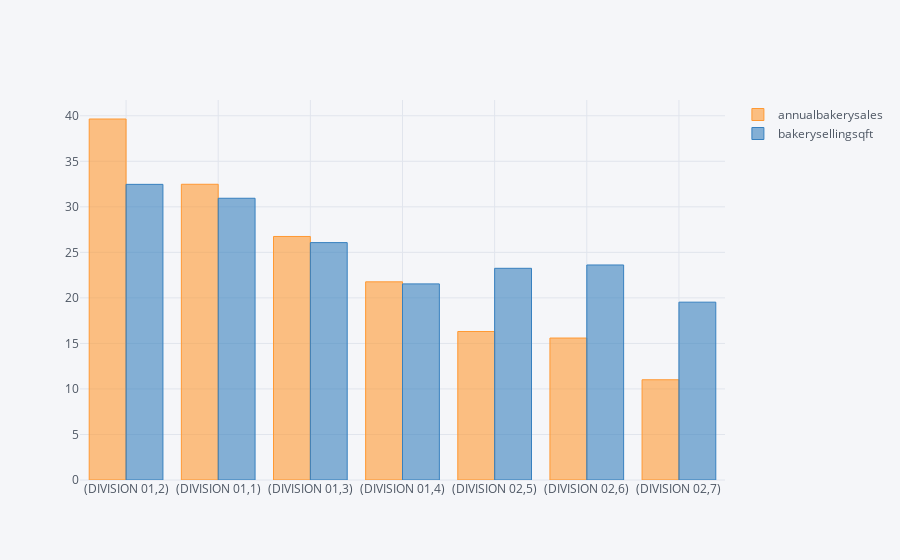

Here is the notebook cell this chart was saved with:
### Code cell
# What impact does bakery square footage have on bakery department sales?  Are larger bakeries better?



sales.groupby(['division','subregion']).agg({'annualbakerysales':sum,'bakerysellingsqft':sum}).\
sort_values(['annualbakerysales'],ascending=False).iplot(kind='bar')

### Figure 1 — Plotly figure (JSON) as saved in the notebook; plotly's stock layout.template omitted (floating-point values rounded to 4 significant figures)
{"data": [{"marker": {"color": "rgba(255, 153, 51, 0.6)", "line": {"color": "rgba(255, 153, 51, 1.0)", "width": 1}}, "name": "annualbakerysales", "orientation": "v", "text": "", "type": "bar", "uid": "f806339e-282f-40a0-92e7-88678e29e283", "x": ["(DIVISION 01,2)", "(DIVISION 01,1)", "(DIVISION 01,3)", "(DIVISION 01,4)", "(DIVISION 02,5)", "(DIVISION 02,6)", "(DIVISION 02,7)"], "y": [39.65, 32.48, 26.75, 21.76, 16.31, 15.59, 11.01]}, {"marker": {"color": "rgba(55, 128, 191, 0.6)", "line": {"color": "rgba(55, 128, 191, 1.0)", "width": 1}}, "name": "bakerysellingsqft", "orientation": "v", "text": "", "type": "bar", "uid": "4f39fe81-a2da-4ff3-9d1b-24992d1a14c3", "x": ["(DIVISION 01,2)", "(DIVISION 01,1)", "(DIVISION 01,3)", "(DIVISION 01,4)", "(DIVISION 02,5)", "(DIVISION 02,6)", "(DIVISION 02,7)"], "y": [32.47, 30.94, 26.07, 21.54, 23.25, 23.62, 19.53]}], "layout": {"legend": {"bgcolor": "#F5F6F9", "font": {"color": "#4D5663"}}, "paper_bgcolor": "#F5F6F9", "plot_bgcolor": "#F5F6F9", "title": {"font": {"color": "#4D5663"}}, "xaxis": {"gridcolor": "#E1E5ED", "showgrid": true, "tickfont": {"color": "#4D5663"}, "title": {"font": {"color": "#4D5663"}, "text": ""}, "zerolinecolor": "#E1E5ED"}, "yaxis": {"gridcolor": "#E1E5ED", "showgrid": true, "tickfont": {"color": "#4D5663"}, "title": {"font": {"color": "#4D5663"}, "text": ""}, "zerolinecolor": "#E1E5ED"}}}
